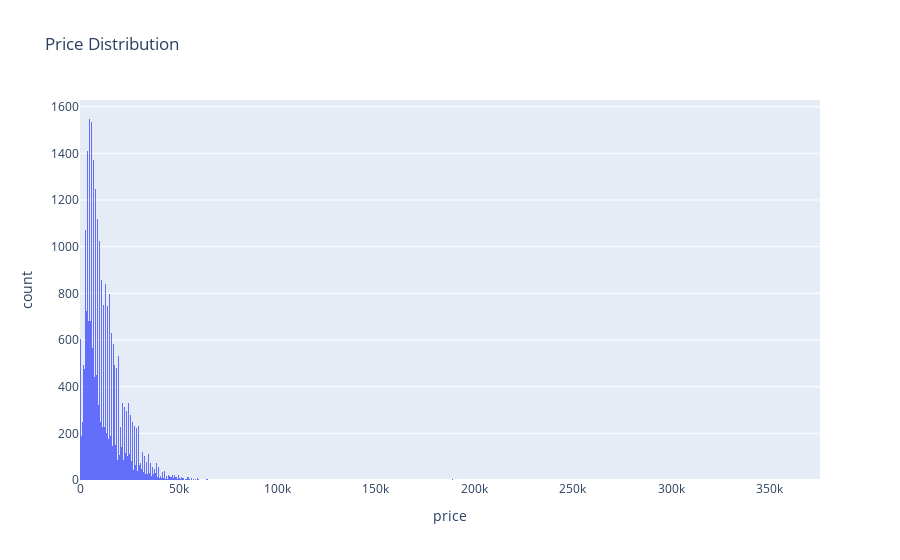

The code cell stored with this chart in its notebook:
### Code cell
#st.header('Price Distribution') 
#st.write('The price distribution of the vehicles is shown below.')
fig=px.histogram(vehicle_df, x='price', title='Price Distribution')
fig.show()
#st.plotly_chart(fig)

### Figure 1 — Plotly figure (JSON) as saved in the notebook; plotly's stock layout.template omitted (floating-point values rounded to 4 significant figures; data arrays with more than 128 entries replaced by an {"elided": "..."} marker saying what was removed)
{"data": [{"bingroup": "x", "hovertemplate": "price=%{x}<br>count=%{y}<extra></extra>", "legendgroup": "", "marker": {"color": "#636efa", "pattern": {"shape": ""}}, "name": "", "orientation": "v", "showlegend": false, "type": "histogram", "x": {"elided": "29916 int values"}, "xaxis": "x", "yaxis": "y"}], "layout": {"barmode": "relative", "legend": {"tracegroupgap": 0}, "title": {"text": "Price Distribution"}, "xaxis": {"anchor": "y", "domain": [0, 1], "title": {"text": "price"}}, "yaxis": {"anchor": "x", "domain": [0, 1], "title": {"text": "count"}}}}
